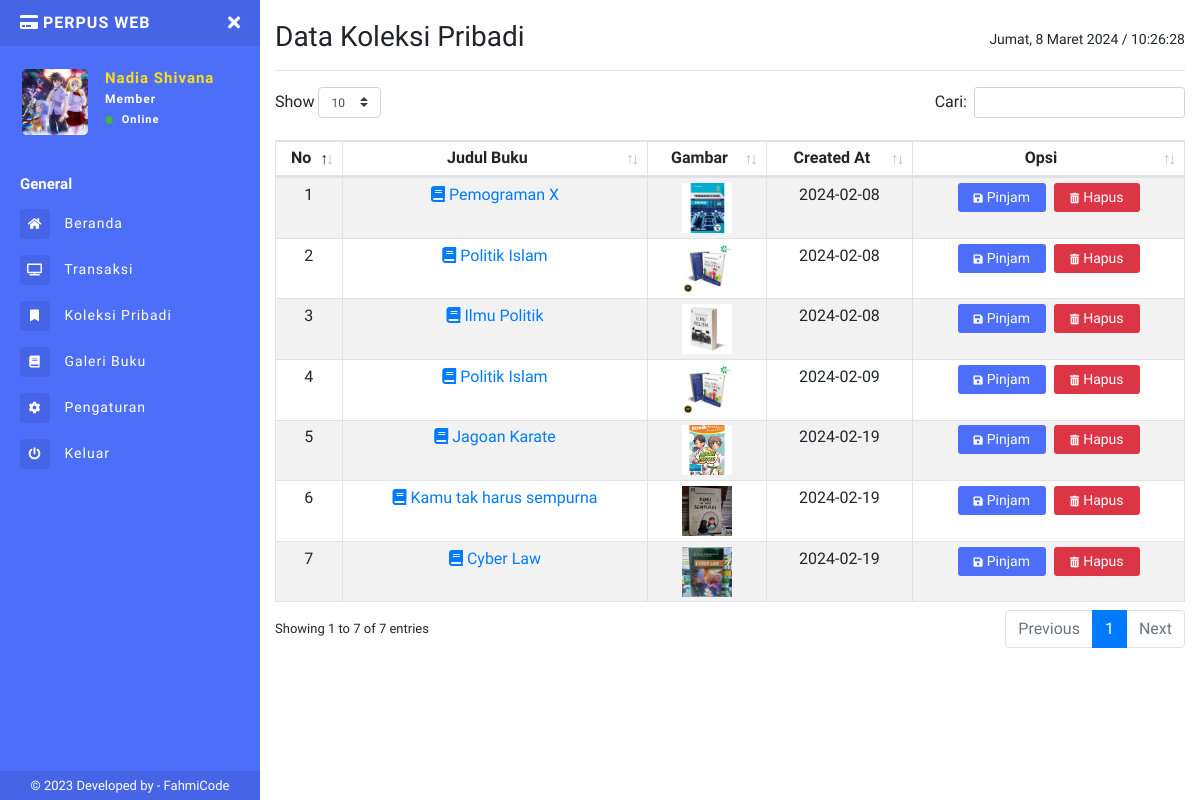
/user/data-koleksi.php (signed in), run on the app's committed database.
### tables this page shows
CREATE TABLE `tb_anggota` (
  `id_anggota` char(11) NOT NULL,
  `nisn` varchar(16) NOT NULL,
  `nama` varchar(50) NOT NULL,
  `kelas` varchar(25) NOT NULL,
  `username` varchar(45) NOT NULL,
  `password` varchar(45) NOT NULL,
  `foto` varchar(50) NOT NULL,
  `created_at` timestamp NULL DEFAULT current_timestamp(),
  `updated_at` varchar(40) DEFAULT NULL,
  `status` tinyint(4) NOT NULL
);

CREATE TABLE `tb_koleksi` (
  `id_koleksi` int(11) NOT NULL,
  `id_buku` char(15) NOT NULL,
  `id_user` char(15) NOT NULL,
  `created_at` date DEFAULT NULL
);

CREATE TABLE `tb_buku` (
  `id_buku` char(13) NOT NULL,
  `judul` varchar(50) NOT NULL,
  `penulis` varchar(50) NOT NULL,
  `penerbit` varchar(50) NOT NULL,
  `th_terbit` date DEFAULT NULL,
  `id_kategori` int(11) NOT NULL,
  `jumlah_buku` int(11) NOT NULL,
  `lokasi` varchar(25) NOT NULL,
  `gambar` varchar(50) NOT NULL,
  `created_by` int(11) NOT NULL,
  `tgl_input` date DEFAULT NULL
);

### user/data-koleksi.php (the view, shortened to what this page needs)
<?php
include 'sidebar.php';
?>
<h1 class="h3 mb-0">
  Data Koleksi Pribadi
  <div class="float-right">
    <p id="date_time" style="font-size: 14px; margin-top:11px"></p>
  </div>
</h1>
<hr>
<table class="table table-striped table-sm table-bordered dt-responsive nowrap text-center" id="table" width="100%">
  <thead>
    <tr>
      <th>No</th>
      <th>Judul Buku</th>
      <th>Gambar</th>
      <th>Created At</th>
      <th>Opsi</th>
    </tr>
  </thead>
  <tbody>
    <?php $no = 1;
    $buku = mysqli_query($conn, "SELECT * FROM tb_koleksi JOIN tb_buku ON tb_koleksi.id_buku = tb_buku.id_buku WHERE tb_koleksi.id_user = '" . $_COOKIE['id'] . "'");
    while ($data = mysqli_fetch_array($buku)) {
    ?>
      <tr>
        <td><?= $no++; ?></td>
        <td><a href="detail-buku.php?kd_buku=<?= $data['id_buku']; ?>"><span class="fa fa-book"></span> <?php echo $data['judul']; ?></a></td>
        <td>
          <img src="../uploads/buku/<?= $data['gambar']; ?>" width="50" height="50" alt="buku">
        </td>
        <td><?= $data['created_at']; ?></td>
        <td>
          <a href="" data-toggle="modal" data-target="#Pinjam<?= $data['id_koleksi'] ?>" class="btn btn-primary btn-sm px-3 mr-1">
            <i class="fas fa-save fa-xs mr-1"></i>Pinjam
          </a>
          <a class="btn btn-danger btn-sm px-3 delete-data" href="hapus-koleksi.php?id_koleksi=<?= $data['id_koleksi'] ?>">
            <i class="fas fa-trash-alt fa-xs mr-1"></i>Hapus</a>
        </td>
      </tr>
    <?php  } ?>
  </tbody>
</table>
<?php include "footer.php" ?>

### user/sidebar.php (shortened to what this page needs)
<?php
include '../connection/koneksi.php';
$query = "SELECT * FROM tb_anggota WHERE id_anggota = '" .  $_COOKIE['id'] . "'";
$run = mysqli_query($conn, $query);
$d = mysqli_fetch_array($run);
?>
<!DOCTYPE html>
<html>
<head>
  <link rel="stylesheet" href="https://maxcdn.bootstrapcdn.com/bootstrap/4.0.0/css/bootstrap.min.css">
  <link href="../assets/css/style.css" rel="stylesheet">
  <link href="https://use.fontawesome.com/releases/v5.0.6/css/all.css" rel="stylesheet">
  <link href="../assets/vendor/datatables/dataTables.bootstrap4.min.css" rel="stylesheet">
  <link href="../assets/vendor/datatables/responsive.bootstrap4.min.css" rel="stylesheet">
</head>
<body>
  <div class="page-wrapper chiller-theme toggled">
    <nav id="sidebar" class="sidebar-wrapper">
      <div class="sidebar-content">
        <div class="sidebar-brand">
          <a href="./"><i class="fa fa-credit-card mr-1 text-uppercase"></i>Perpus web</a>
          <div id="close-sidebar">
            <i class="fas fa-times"></i>
          </div>
        </div>
        <div class="sidebar-header">
          <div class="user-pic" style="height:70px;width:70px;">
            <img class="img-responsive img-rounded" src="../uploads/profil/<?= $d['foto']; ?>" alt="User picture">
          </div>
          <div class="user-info">
            <span class="user-name"><?= $d['nama']; ?></span>
            <span class="user-role"><?= "Member" ?></span>
            <span class="user-status">
              <i class="fa fa-circle"></i>
              <span>Online</span>
            </span>
          </div>
        </div>
        <div class="sidebar-menu">
          <ul>
            <li class="header-menu">
              <span>General</span>
            </li>
            <li>
              <a href="index.php">
                <i class="fas fa-home"></i>
                <span>Beranda</span>
              </a>
            </li>
            <li>
              <a href="transaksi-peminjaman.php">
                <i class="fa fa-tv"></i>
                <span>Transaksi</span>
              </a>
            </li>
            <li>
              <a href="data-koleksi.php">
                <i class="fa fa-fw fa-bookmark"></i>
                <span>Koleksi Pribadi</span>
              </a>
            </li>
            <li>
            <li>
              <a href="galeri-buku.php">
                <i class="fa fa-book"></i>
                <span>Galeri Buku</span>
              </a>
            </li>
            <li>
              <a href="pengaturan.php">
                <i class="fa fa-cog"></i>
                <span>Pengaturan</span>
              </a>
            </li>
            <li>
              <a href="#Exit" data-toggle="modal">
                <i class="fa fa-power-off"></i>
                <span>Keluar</span>
              </a>
            </li>
          </ul>
        </div>
      </div>
      <div class="sidebar-footer">
        © 2023 Developed by - <a target="_blank" rel="noopener noreferrer" href="https://fahmi965.000webhostapp.com/Portofolio.html">
          FahmiCode</a>
      </div>
    </nav>
    <main class="page-content">
      <div class="container-fluid">
        <div class="d-block d-sm-block d-md-none d-lg-none py-2"></div>

### user/footer.php (shortened to what this page needs)
</div>
</main>
</div>
  </body>
  </html>

### data on the page
tb_anggota: foto (picture), nama "Nadia Shivana"
tb_koleksi: id_buku.judul "Pemograman X", id_buku.gambar (picture), created_at "2024-02-08"
tb_koleksi: id_buku.judul "Politik Islam", id_buku.gambar (picture), created_at "2024-02-08"
tb_koleksi: id_buku.judul "Ilmu Politik", id_buku.gambar (picture), created_at "2024-02-08"
tb_koleksi: id_buku.judul "Politik Islam", id_buku.gambar (picture), created_at "2024-02-09"
tb_koleksi: id_buku.judul "Jagoan Karate", id_buku.gambar (picture), created_at "2024-02-19"
tb_koleksi: id_buku.judul "Kamu tak harus sempurna", id_buku.gambar (picture), created_at "2024-02-19"
tb_koleksi: id_buku.judul "Cyber Law", id_buku.gambar (picture), created_at "2024-02-19"
